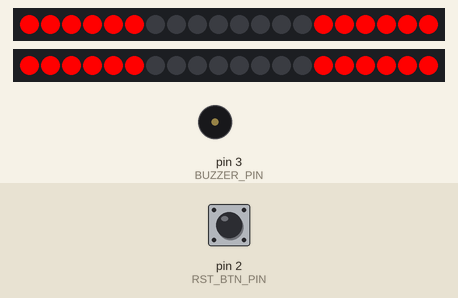
Simulated run of this sketch. Board: Arduino Uno, built with avr-gcc and run on an emulated ATmega328P. Shown: 2 × 20 RGB LEDs in strip order, left to right, buzzer (waves = sounding, pin HIGH). The test bench sets the inputs (shaded band); at power-on: pin 2 (RST_BTN_PIN) HIGH. What the sketch prints to the serial monitor is not drawn.

Above: at 1.2 s.
1.3 s: pin 2 (RST_BTN_PIN) pulled LOW for 0.15 s
At 1.49 s:
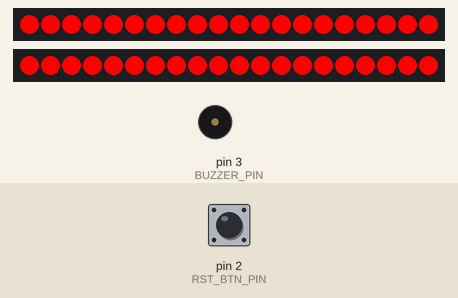
4.4 s: pin 2 (RST_BTN_PIN) pulled LOW for 1 s
8.4 s: pin 2 (RST_BTN_PIN) pulled LOW for 3.2 s
13.1 s: pin 2 (RST_BTN_PIN) pulsed LOW 5 times (0.12 s each, 0.3 s apart)
At 22.1 s:
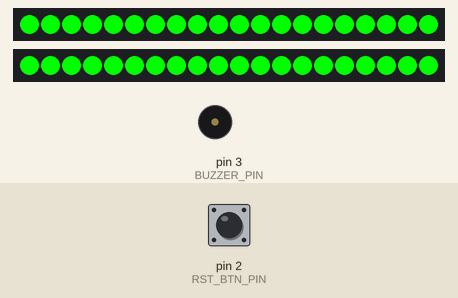
Timing chart, 0 to 23.6 s (numbered marks = the images above; inputs shaded):
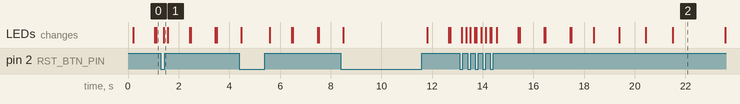

The sketch:

rc-start-light.ino
```cpp
#include "config.h"

#define DECODE_NEC

#include <Adafruit_NeoPixel.h>
#include <IRremote.hpp>

// Enable virtual LED if verbosity is 0
#if VERBOSE == 0
#define VIRT_LED
#endif

#ifndef VIRT_LED
#define LOGPRINT(v, s) if (VERBOSE >= v) Serial.print(s);
#else
#define LOGPRINT(v, s)
#endif

// States between STATE_STOP and STATE_GO represent the countdown states
#define STATE_OFF  -1
#define STATE_STOP 0
#define STATE_GO   (NUM_STEPS + 1)

#define MODE_MANUAL 0
#define MODE_AUTO   1

// Define LED strips
Adafruit_NeoPixel strip_0(NUM_PIXELS, STRIP0_PIN, NEO_GRB + NEO_KHZ800);
Adafruit_NeoPixel strip_1(NUM_PIXELS, STRIP1_PIN, NEO_GRB + NEO_KHZ800);

// Global states
int32_t cur_state = STATE_STOP;
int32_t last_state = STATE_OFF;
uint32_t cur_state_start_time = 0;
char log_buf[256];
int32_t cur_mode = MODE_AUTO;
bool is_buzzer_on = false;

void update_state(int32_t state) {
  sprintf(log_buf, "[STATE] Update state: %d -> %d\r\n", cur_state, state);
  LOGPRINT(3, log_buf)

  cur_state = state;
  cur_state_start_time = millis();
}

/**
 * Poll for IR signal and handle command.
 */
void ir_scan() {
  if (IrReceiver.decode()) {
    IRData ir_data = IrReceiver.decodedIRData;
    bool is_repeat = ir_data.flags & IRDATA_FLAGS_IS_REPEAT;
    if (ir_data.protocol == IR_PROTO) {
      sprintf(log_buf, "[IR] CMD: 0x%x\r\n", ir_data.command);
      LOGPRINT(4, log_buf)

      switch (ir_data.command) {
      case IR_CMD_MODE:
        update_state(STATE_STOP);
        if (!is_repeat)
          cur_mode = (cur_mode == MODE_AUTO) ? MODE_MANUAL : MODE_AUTO;
        is_buzzer_on = (cur_mode == MODE_MANUAL);
        break;
      case IR_CMD_START:
        update_state(STATE_STOP + 1);
        break;
      case IR_CMD_OFF:
        update_state(STATE_OFF);
        break;
      case IR_CMD_BUZZER:
        if (!is_repeat) is_buzzer_on = !is_buzzer_on;
        break;
      }
    }
    IrReceiver.resume();
  }
}

/**
 * Poll for IR signal and handle command.
 */
void btn_scan() {
  if (!digitalRead(RST_BTN_PIN)) {
    update_state(STATE_STOP);
  }
}

/**
 * Wrapper for clear.
 */
void led_clear() {
  strip_0.clear();
  strip_1.clear();
}

/**
 * Wrapper for show.
 */
void led_show() {
  strip_0.show();
  strip_1.show();

#ifdef VIRT_LED
  Serial.print("\r");
  for (int i = 0; i < NUM_PIXELS; i++) {
    const uint32_t color = strip_0.getPixelColor(i);
    const uint8_t r = color >> 16 & 0xff;
    const uint8_t g = color >> 8 & 0xff;
    const uint8_t b = color & 0xff;
    char strip_s[NUM_PIXELS * 10];
    sprintf(strip_s, "\033[48;2;%u;%u;%um  \033[0m ", r, g, b);
    Serial.print(strip_s);
  }
  Serial.print("\033[0m | \033[40m");
  if (digitalRead(BUZZER_PIN)) {
    Serial.print("\033[33mBUZZ");
  } else {
    Serial.print("    ");
  }
  Serial.print("\033[0m ");
#endif
}

/**
 * Wrapper for setPixelColor.
 */
void led_set_color(uint16_t pixel, uint32_t color) {
  strip_0.setPixelColor(pixel, color);
  strip_1.setPixelColor(pixel, color);
}

/**
 * Apply state to led strips.
 */
void apply_state(int32_t mode, int32_t state, uint32_t state_time) {
  led_clear();

#if PATTERN_REVERSE
  if (state > STATE_STOP && state < STATE_GO)
    state = NUM_STEPS - state + 1;
#endif

#if PATTERN_STYLE == 1 || PATTERN_STYLE == 2
  if (state == STATE_GO) {
    for (int i = 0; i < NUM_PIXELS; i++) led_set_color(i, COLOR_GREEN);
  } else if (state == STATE_STOP) {
#if PATTERN_STYLE == 2
    if (mode == MODE_MANUAL) {
      for (int i = 0; i < NUM_PIXELS; i++) led_set_color(i, COLOR_RED);
    } else {
      const int side_width = NUM_PIXELS / 3;
      for (int i = 0; i < side_width; i++) {
        led_set_color(i, COLOR_RED);
        led_set_color(NUM_PIXELS - i - 1, COLOR_RED);
      }
      // Blink
      const uint32_t blink_time = state_time / REFRESH_INTERVAL;
      if (blink_time % 20 < 2) {
        const int side_offset = side_width;
        for (int i = side_offset; i < NUM_PIXELS - side_offset; i++) {
          led_set_color(i, COLOR_RED);
        }
      }
    }
#else
    for (int i = 0; i < NUM_PIXELS; i++) led_set_color(i, COLOR_RED);
#endif
  } else if (state != STATE_OFF) {
    const float grp_size = ((float)NUM_PIXELS / 2) / (NUM_STEPS + 1 - 0.5);
    const int start_px = floor((state) * grp_size);
    for (int i = start_px; i < NUM_PIXELS - start_px; i++) {
      led_set_color(i, COLOR_AMBER);
    }
  }
#else
  if (state == STATE_GO) {
    for (int i = 0; i < NUM_PIXELS; i++) led_set_color(i, COLOR_GREEN);
  } else if (state == STATE_STOP) {
    for (int i = 0; i < NUM_PIXELS; i++) led_set_color(i, COLOR_RED);
  } else if (state != STATE_OFF) {
    const float grp_size = (float)NUM_PIXELS / NUM_STEPS;
    const int px_len = ceil((NUM_STEPS - state + 1) * grp_size);
    for (int i = 0; i < px_len; i++) {
      led_set_color(i, COLOR_AMBER);
    }
  }
#endif

  led_show();

  // Buzzer
  if (is_buzzer_on) {
    if (state > STATE_STOP && state < STATE_GO) {
      if (state_time < BUZZER_DURATION) digitalWrite(BUZZER_PIN, HIGH);
      else digitalWrite(BUZZER_PIN, LOW);
    } else if (state == STATE_GO) {
      if (state_time < GO_STATE_DURATION - 1) digitalWrite(BUZZER_PIN, HIGH);
      else digitalWrite(BUZZER_PIN, LOW);
    } else {
      digitalWrite(BUZZER_PIN, LOW);
    }
  } else {
    digitalWrite(BUZZER_PIN, LOW);
  }
}

/**
 * Mapping of the state transition.
 */
int32_t get_next_state(int32_t mode, int32_t state, uint32_t state_time) {
  if (state >= STATE_GO) {
    if (state_time >= GO_STATE_DURATION) {
      return STATE_STOP;
    }
  } else if (state > STATE_STOP) {
    if (state_time >= COUNT_INTERVAL) {
      return state + 1;
    }
  } else if (state == STATE_STOP && mode == MODE_AUTO) {
    if (state_time >= RESTART_INTERVAL) return STATE_STOP + 1;
  }
  return state;
}

void setup() {
  pinMode(RST_BTN_PIN, INPUT_PULLUP);
  pinMode(BUZZER_PIN, OUTPUT);

  Serial.begin(115200);
  IrReceiver.begin(IR_RCV_PIN, ENABLE_LED_FEEDBACK);
  strip_0.begin();
  strip_1.begin();

  update_state(STATE_STOP);
}

void loop() {
  // Polling
  ir_scan();
  btn_scan();

  // Update state
  const uint32_t cur_time = millis();
  int32_t next_state =
    get_next_state(cur_mode, cur_state, cur_time - cur_state_start_time);
  if (next_state != cur_state) update_state(next_state);

  // Apply state
  apply_state(cur_mode, cur_state, cur_time - cur_state_start_time);
  last_state = cur_state;

  delay(REFRESH_INTERVAL);
}
```

config.h
```cpp
// Pin assignments
//   * Primary LED strip
#define STRIP0_PIN 5
//   * Secondary LED strip (optional)
#define STRIP1_PIN 6
//   * IR receiver
#define IR_RCV_PIN 4
//   * Reset button (optional)
#define RST_BTN_PIN 2
//   * Buzzer (optional)
#define BUZZER_PIN 3

// Number of pixels per led strips
#define NUM_PIXELS 20
// Number of steps in the countdown
#define NUM_STEPS 3
// Which LED pattern to use
//   0: Sequential
//   1: Symmetrical
//   2: Symmetrical, w/Blinking red
#define PATTERN_STYLE 2
// Reverse countdown pattern
#define PATTERN_REVERSE true

// IR receiver protocol
#define IR_PROTO NEC
// IR commands - Set VERBOSE to 4 (or above) and check serial monitor to find
// the command for each button on the remote.
//   * Toggle auto/manual mode
#define IR_CMD_MODE 0x40
//   * Start
#define IR_CMD_START 0x41
//   * Turn off
#define IR_CMD_OFF 0x5D
//   * Toggle buzzer
#define IR_CMD_BUZZER 0x5C

// Interval between each step (in milliseconds)
#define COUNT_INTERVAL 1000
// Interval between each restart in auto mode (in milliseconds)
#define RESTART_INTERVAL 4000
// Interval between each refresh loop (in milliseconds)
#define REFRESH_INTERVAL 50

// Duration of the last state (in milliseconds)
#define GO_STATE_DURATION (COUNT_INTERVAL * 2)
// Buzzer count duration (in milliseconds)
#define BUZZER_DURATION (COUNT_INTERVAL / 2)

// Customize colors
#define COLOR_RED   0xff0000
#define COLOR_AMBER 0xffaa00
#define COLOR_GREEN 0x00ff00

// Verbosity of the debug log
//  -1: Disable logs.
//   0: Enables virtual LED (Prints simulated strip to serial).
//   >0: Enable debug logs.
#define VERBOSE 0
```
